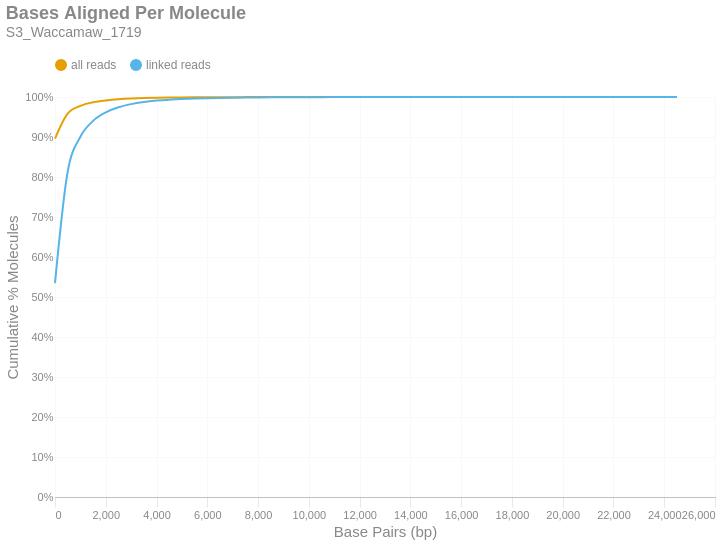

This figure's notebook cell:
### Markdown cell above
### Bases Aligned Per Molecule
This is a cumulative frequency distribution showing the number of base pairs aligned per unique molecule. These data are shown in 500 bp bins. There are two distributions: one with `all reads` (yellow) and another with only `linked reads` (blue). The percent of molecules in the `linked reads` distribution is relative to the total number of linked molecules.

### Code cell
if SKIPLR:
    print_html(f"Skipped")
else:
    binned_df = consolidated_hist(valids['aligned_bp'], mask, 500, True)
    with SafeRender(binned_df):
        (
            density_plot(binned_df, 'Bases Aligned Per Molecule', samplename, 'basesper')
            .encode(
                x=alt.X('bin:Q', title="Base Pairs (bp)").axis(tickMinStep=500).scale(padding=0),
                y=alt.Y('value:Q', title='Cumulative % Molecules')
                    .axis(format='%')
                    .scale(domain = [0,1])
                    .stack(False),
                color=alt.Color("key:N").scale(domain = ["all reads", "linked reads"]),
                tooltip = [
                    alt.Tooltip("key:N", title = "Data Type"),
                    alt.Tooltip("range_label:N", title="Bases Aligned Per Molecule"),
                    alt.Tooltip("value:Q", format = ".2%", title="% Molecules (Cum.)")
                ]
            )
        ).display()

### Figure 1 — Vega-Lite specification as saved in the notebook (floating-point values rounded to 4 significant figures)
{"width": "container", "height": 400, "config": {"title": {"anchor": "start", "dy": -15, "fontSize": 18, "color": "#888888", "subtitleColor": "#888888", "subtitleFontSize": 14}, "arc": {"fill": "#0072B2"}, "axis": {"domainColor": "#888888", "domainWidth": 0.5, "gridWidth": 0.2, "grid": false, "titleFontWeight": 400, "titleFontSize": 15, "labelFontSize": 11, "labelColor": "#888888", "tickColor": "#888888", "tickWidth": 0.2, "titleColor": "#888888"}, "axisBand": {"grid": false}, "axisX": {"grid": true, "tickSize": 10, "domainCap": "round"}, "axisY": {"domain": false, "grid": true, "tickSize": 0, "domainCap": "round"}, "background": "transparent", "header": {"labelFontSize": 15, "labelColor": "#888888", "titleFontSize": 15, "titleFontWeight": 600, "titleColor": "#888888"}, "legend": {"labelFont": "sans-serif", "labelFontSize": 12, "labelColor": "#888888", "symbolSize": 100, "symbolType": "circle", "titleFontSize": 12, "titlePadding": 10, "titleColor": "#888888", "title": null, "orient": "top"}, "range": {"category": ["#E69F00", "#56B4E9", "#009E73", "#F0E442", "#0072B2", "#D55E00", "#CC79A7", "#000000"], "diverging": ["#cfe8f3", "#a2d4ec", "#73bfe2", "#46abdb", "#1696d2", "#12719e"]}, "area": {"fill": "#0072B2", "fillOpacity": 0.7, "line": true, "strokeOpacity": 0.7}, "line": {"color": "#0072B2", "stroke": "#0072B2", "strokeWidth": 2}, "trail": {"color": "#0072B2", "stroke": "#0072B2", "strokeWidth": 0, "size": 1}, "point": {"filled": true, "fillOpacity": 1.0, "size": 95}, "text": {"color": "#888888", "fontSize": 11, "align": "right", "fontWeight": 400, "size": 11}, "bar": {"fill": "#0072B2", "stroke": null}, "view": {"stroke": null, "continuousWidth": 660, "continuousHeight": 400}}, "data": {"name": "data-912c96b11e9913b1ee249ca6f71a72ae"}, "mark": {"type": "line", "interpolate": "monotone", "point": {"opacity": 0, "size": 275}}, "encoding": {"color": {"field": "key", "scale": {"domain": ["all reads", "linked reads"]}, "type": "nominal"}, "tooltip": [{"field": "key", "title": "Data Type", "type": "nominal"}, {"field": "range_label", "title": "Bases Aligned Per Molecule", "type": "nominal"}, {"field": "value", "format": ".2%", "title": "% Molecules (Cum.)", "type": "quantitative"}], "x": {"axis": {"tickMinStep": 500}, "field": "bin", "scale": {"padding": 0}, "title": "Base Pairs (bp)", "type": "quantitative"}, "y": {"axis": {"format": "%"}, "field": "value", "scale": {"domain": [0, 1]}, "stack": false, "title": "Cumulative % Molecules", "type": "quantitative"}}, "params": [{"name": "param_c36ac31b6afebe62", "select": {"type": "point", "fields": ["key"]}, "bind": "legend"}], "title": {"text": "Bases Aligned Per Molecule", "subtitle": "S3_Waccamaw_1719"}, "transform": [{"fold": ["all reads (cumsum)", "linked reads (cumsum)"]}, {"calculate": "replace(datum.key, ' (cumsum)', '')", "as": "key"}, {"filter": {"param": "param_c36ac31b6afebe62"}}], "usermeta": {"embedOptions": {"downloadFileName": "S3_Waccamaw_1719.basesper"}}, "$schema": "https://vega.github.io/schema/vega-lite/v6.1.0.json", "datasets": {"data-912c96b11e9913b1ee249ca6f71a72ae": [{"bin": "0.0", "interval": "0.0-500.0", "all reads": 0.8961, "linked reads": 0.5346, "all reads (cumsum)": 0.8961, "linked reads (cumsum)": 0.5346, "range_label": "0-499"}, {"bin": "500.0", "interval": "500.0-1000.0", "all reads": 0.06236, "linked reads": 0.2785, "all reads (cumsum)": 0.9585, "linked reads (cumsum)": 0.8131, "range_label": "500-999"}, {"bin": "1000.0", "interval": "1000.0-1500.0", "all reads": 0.01946, "linked reads": 0.08747, "all reads (cumsum)": 0.978, "linked reads (cumsum)": 0.9006, "range_label": "1000-1499"}, {"bin": "1500.0", "interval": "1500.0-2000.0", "all reads": 0.008803, "linked reads": 0.03969, "all reads (cumsum)": 0.9868, "linked reads (cumsum)": 0.9403, "range_label": "1500-1999"}, {"bin": "2000.0", "interval": "2000.0-2500.0", "all reads": 0.004718, "linked reads": 0.02128, "all reads (cumsum)": 0.9915, "linked reads (cumsum)": 0.9616, "range_label": "2000-2499"}, {"bin": "2500.0", "interval": "2500.0-3000.0", "all reads": 0.002828, "linked reads": 0.01276, "all reads (cumsum)": 0.9943, "linked reads (cumsum)": 0.9743, "range_label": "2500-2999"}, {"bin": "3000.0", "interval": "3000.0-3500.0", "all reads": 0.001748, "linked reads": 0.007887, "all reads (cumsum)": 0.9961, "linked reads (cumsum)": 0.9822, "range_label": "3000-3499"}, {"bin": "3500.0", "interval": "3500.0-4000.0", "all reads": 0.001152, "linked reads": 0.005198, "all reads (cumsum)": 0.9972, "linked reads (cumsum)": 0.9874, "range_label": "3500-3999"}, {"bin": "4000.0", "interval": "4000.0-4500.0", "all reads": 0.0007939, "linked reads": 0.003581, "all reads (cumsum)": 0.998, "linked reads (cumsum)": 0.991, "range_label": "4000-4499"}, {"bin": "4500.0", "interval": "4500.0-5000.0", "all reads": 0.0005235, "linked reads": 0.002362, "all reads (cumsum)": 0.9985, "linked reads (cumsum)": 0.9933, "range_label": "4500-4999"}, {"bin": "5000.0", "interval": "5000.0-5500.0", "all reads": 0.0003539, "linked reads": 0.001596, "all reads (cumsum)": 0.9989, "linked reads (cumsum)": 0.9949, "range_label": "5000-5499"}, {"bin": "5500.0", "interval": "5500.0-6000.0", "all reads": 0.0002826, "linked reads": 0.001275, "all reads (cumsum)": 0.9992, "linked reads (cumsum)": 0.9962, "range_label": "5500-5999"}, {"bin": "6000.0", "interval": "6000.0-6500.0", "all reads": 0.000195, "linked reads": 0.0008795, "all reads (cumsum)": 0.9994, "linked reads (cumsum)": 0.9971, "range_label": "6000-6499"}, {"bin": "6500.0", "interval": "6500.0-7000.0", "all reads": 0.0001435, "linked reads": 0.0006472, "all reads (cumsum)": 0.9995, "linked reads (cumsum)": 0.9977, "range_label": "6500-6999"}, {"bin": "7000.0", "interval": "7000.0-7500.0", "all reads": 0.0001135, "linked reads": 0.000512, "all reads (cumsum)": 0.9996, "linked reads (cumsum)": 0.9982, "range_label": "7000-7499"}, {"bin": "7500.0", "interval": "7500.0-8000.0", "all reads": 9.283e-05, "linked reads": 0.0004188, "all reads (cumsum)": 0.9997, "linked reads (cumsum)": 0.9987, "range_label": "7500-7999"}, {"bin": "8000.0", "interval": "8000.0-8500.0", "all reads": 6.548e-05, "linked reads": 0.0002954, "all reads (cumsum)": 0.9998, "linked reads (cumsum)": 0.999, "range_label": "8000-8499"}, {"bin": "8500.0", "interval": "8500.0-9000.0", "all reads": 4.773e-05, "linked reads": 0.0002153, "all reads (cumsum)": 0.9998, "linked reads (cumsum)": 0.9992, "range_label": "8500-8999"}, {"bin": "9000.0", "interval": "9000.0-9500.0", "all reads": 4.016e-05, "linked reads": 0.0001812, "all reads (cumsum)": 0.9999, "linked reads (cumsum)": 0.9994, "range_label": "9000-9499"}, {"bin": "9500.0", "interval": "9500.0-10000.0", "all reads": 3.288e-05, "linked reads": 0.0001483, "all reads (cumsum)": 0.9999, "linked reads (cumsum)": 0.9995, "range_label": "9500-9999"}, {"bin": "10000.0", "interval": "10000.0-10500.0", "all reads": 2.241e-05, "linked reads": 0.0001011, "all reads (cumsum)": 0.9999, "linked reads (cumsum)": 0.9996, "range_label": "10000-10499"}, {"bin": "10500.0", "interval": "10500.0-11000.0", "all reads": 1.513e-05, "linked reads": 6.826e-05, "all reads (cumsum)": 0.9999, "linked reads (cumsum)": 0.9997, "range_label": "10500-10999"}, {"bin": "11000.0", "interval": "11000.0-11500.0", "all reads": 1.368e-05, "linked reads": 6.17e-05, "all reads (cumsum)": 0.9999, "linked reads (cumsum)": 0.9997, "range_label": "11000-11499"}, {"bin": "11500.0", "interval": "11500.0-12000.0", "all reads": 1.339e-05, "linked reads": 6.039e-05, "all reads (cumsum)": 1.0, "linked reads (cumsum)": 0.9998, "range_label": "11500-11999"}, {"bin": "12000.0", "interval": "12000.0-12500.0", "all reads": 9.021e-06, "linked reads": 4.07e-05, "all reads (cumsum)": 1.0, "linked reads (cumsum)": 0.9998, "range_label": "12000-12499"}, {"bin": "12500.0", "interval": "12500.0-13000.0", "all reads": 5.82e-06, "linked reads": 2.626e-05, "all reads (cumsum)": 1.0, "linked reads (cumsum)": 0.9999, "range_label": "12500-12999"}, {"bin": "13000.0", "interval": "13000.0-13500.0", "all reads": 6.984e-06, "linked reads": 3.151e-05, "all reads (cumsum)": 1.0, "linked reads (cumsum)": 0.9999, "range_label": "13000-13499"}, {"bin": "13500.0", "interval": "13500.0-14000.0", "all reads": 4.074e-06, "linked reads": 1.838e-05, "all reads (cumsum)": 1.0, "linked reads (cumsum)": 0.9999, "range_label": "13500-13999"}, {"bin": "14000.0", "interval": "14000.0-14500.0", "all reads": 2.619e-06, "linked reads": 1.181e-05, "all reads (cumsum)": 1.0, "linked reads (cumsum)": 0.9999, "range_label": "14000-14499"}, {"bin": "14500.0", "interval": "14500.0-15000.0", "all reads": 2.619e-06, "linked reads": 1.181e-05, "all reads (cumsum)": 1.0, "linked reads (cumsum)": 0.9999, "range_label": "14500-14999"}, {"bin": "15000.0", "interval": "15000.0-15500.0", "all reads": 3.201e-06, "linked reads": 1.444e-05, "all reads (cumsum)": 1.0, "linked reads (cumsum)": 1.0, "range_label": "15000-15499"}, {"bin": "15500.0", "interval": "15500.0-16000.0", "all reads": 2.037e-06, "linked reads": 9.189e-06, "all reads (cumsum)": 1.0, "linked reads (cumsum)": 1.0, "range_label": "15500-15999"}, {"bin": "16000.0", "interval": "16000.0-16500.0", "all reads": 1.455e-06, "linked reads": 6.564e-06, "all reads (cumsum)": 1.0, "linked reads (cumsum)": 1.0, "range_label": "16000-16499"}, {"bin": "16500.0", "interval": "16500.0-17000.0", "all reads": 8.73e-07, "linked reads": 3.938e-06, "all reads (cumsum)": 1.0, "linked reads (cumsum)": 1.0, "range_label": "16500-16999"}, {"bin": "17000.0", "interval": "17000.0-17500.0", "all reads": 8.73e-07, "linked reads": 3.938e-06, "all reads (cumsum)": 1.0, "linked reads (cumsum)": 1.0, "range_label": "17000-17499"}, {"bin": "17500.0", "interval": "17500.0-18000.0", "all reads": 1.164e-06, "linked reads": 5.251e-06, "all reads (cumsum)": 1.0, "linked reads (cumsum)": 1.0, "range_label": "17500-17999"}, {"bin": "18000.0", "interval": "18000.0-18500.0", "all reads": 5.82e-07, "linked reads": 2.626e-06, "all reads (cumsum)": 1.0, "linked reads (cumsum)": 1.0, "range_label": "18000-18499"}, {"bin": "18500.0", "interval": "18500.0-19000.0", "all reads": 1.746e-06, "linked reads": 7.877e-06, "all reads (cumsum)": 1.0, "linked reads (cumsum)": 1.0, "range_label": "18500-18999"}, {"bin": "19000.0", "interval": "19000.0-19500.0", "all reads": 0.0, "linked reads": 0.0, "all reads (cumsum)": 1.0, "linked reads (cumsum)": 1.0, "range_label": "19000-19499"}, {"bin": "19500.0", "interval": "19500.0-20000.0", "all reads": 0.0, "linked reads": 0.0, "all reads (cumsum)": 1.0, "linked reads (cumsum)": 1.0, "range_label": "19500-19999"}, {"bin": "20000.0", "interval": "20000.0-20500.0", "all reads": 8.73e-07, "linked reads": 3.938e-06, "all reads (cumsum)": 1.0, "linked reads (cumsum)": 1.0, "range_label": "20000-20499"}, {"bin": "20500.0", "interval": "20500.0-21000.0", "all reads": 2.91e-07, "linked reads": 1.313e-06, "all reads (cumsum)": 1.0, "linked reads (cumsum)": 1.0, "range_label": "20500-20999"}, {"bin": "21000.0", "interval": "21000.0-21500.0", "all reads": 2.91e-07, "linked reads": 1.313e-06, "all reads (cumsum)": 1.0, "linked reads (cumsum)": 1.0, "range_label": "21000-21499"}, {"bin": "21500.0", "interval": "21500.0-22000.0", "all reads": 0.0, "linked reads": 0.0, "all reads (cumsum)": 1.0, "linked reads (cumsum)": 1.0, "range_label": "21500-21999"}, {"bin": "22000.0", "interval": "22000.0-22500.0", "all reads": 0.0, "linked reads": 0.0, "all reads (cumsum)": 1.0, "linked reads (cumsum)": 1.0, "range_label": "22000-22499"}, {"bin": "22500.0", "interval": "22500.0-23000.0", "all reads": 0.0, "linked reads": 0.0, "all reads (cumsum)": 1.0, "linked reads (cumsum)": 1.0, "range_label": "22500-22999"}, {"bin": "23000.0", "interval": "23000.0-23500.0", "all reads": 0.0, "linked reads": 0.0, "all reads (cumsum)": 1.0, "linked reads (cumsum)": 1.0, "range_label": "23000-23499"}, {"bin": "23500.0", "interval": "23500.0-24000.0", "all reads": 0.0, "linked reads": 0.0, "all reads (cumsum)": 1.0, "linked reads (cumsum)": 1.0, "range_label": "23500-23999"}, {"bin": "24000.0", "interval": "24000.0-24500.0", "all reads": 0.0, "linked reads": 0.0, "all reads (cumsum)": 1.0, "linked reads (cumsum)": 1.0, "range_label": "24000-24499"}, {"bin": "24500.0", "interval": "24500.0-25000.0", "all reads": 2.91e-07, "linked reads": 1.313e-06, "all reads (cumsum)": 1.0, "linked reads (cumsum)": 1.0, "range_label": "24500-24999"}]}}
